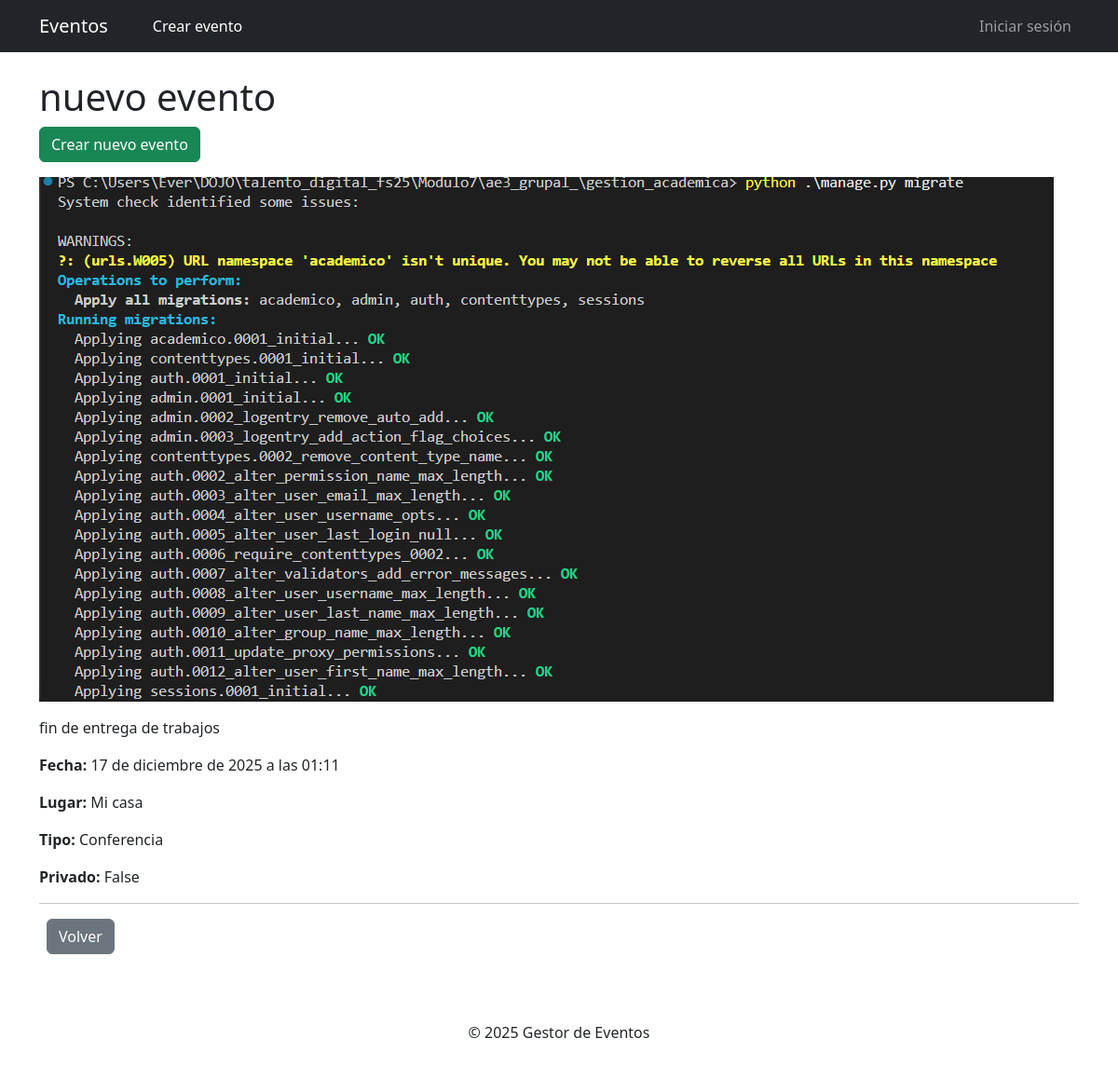
Screenshot of /3/ with the database file from the repository.
### eventos/models.py (models this page shows, shortened)
class Event(models.Model):
    TIPO_CHOICES = [
        ("conf", "Conferencia"),
        ("conc", "Concierto"),
        ("sem", "Seminario"),
        ("otro", "Otro"),
    ]
    titulo = models.CharField(max_length=200)
    descripcion = models.TextField()
    fecha = models.DateTimeField()
    lugar = models.CharField(max_length=200, blank=True)
    tipo = models.CharField(max_length=10, choices=TIPO_CHOICES, default="otro")
    privado = models.BooleanField(default=False)
    organizador = models.ForeignKey(
        User, on_delete=models.SET_NULL, null=True, blank=True, related_name="eventos_organizados"
    )
    participantes = models.ManyToManyField(User, related_name="eventos_asistidos", blank=True)
    imagen = models.ImageField(upload_to="eventos/", null=True, blank=True)
    creado = models.DateTimeField(auto_now_add=True)
    actualizado = models.DateTimeField(auto_now=True)
    class Meta:
        permissions = [
            ("can_view_private", "Puede ver eventos privados"),
        ]

### eventos/views.py (the view, shortened to what this page needs)
# urls.py: path("<int:pk>/", EventDetailView.as_view(), name="detalle"),
class EventDetailView(DetailView):
    model = Event
    template_name = "eventos/event_detail.html"
    def dispatch(self, request, *args, **kwargs):
        event = self.get_object()
        user = request.user
        return super().dispatch(request, *args, **kwargs)

### eventos/templates/eventos/event_detail.html (shortened to what this page needs)
{% extends "base.html" %}
{% block content %}
<h1>{{ object.titulo }}</h1>
<a href="{% url 'eventos:crear' %}" class="btn btn-success mb-3">Crear nuevo evento</a>
{% if object.imagen %}
  <img src="{{ object.imagen.url }}" class="img-fluid mb-3">
{% endif %}
<p>{{ object.descripcion }}</p>
<p><strong>Fecha:</strong> {{ object.fecha }}</p>
<p><strong>Lugar:</strong> {{ object.lugar }}</p>
<p><strong>Tipo:</strong> {{ object.get_tipo_display }}</p>
<p><strong>Privado:</strong> {{ object.privado }}</p>
<hr>
<div class="mt-3">
  <a href="{% url 'eventos:listado' %}" class="btn btn-secondary ms-2">Volver</a>
</div>
{% endblock %}

### rows the page displays
Event: titulo "nuevo evento", imagen (picture), descripcion "fin de entrega de trabajos", fecha "17 de diciembre de 2025 a las 01:11", lugar "Mi casa", tipo "Conferencia", privado "False"
